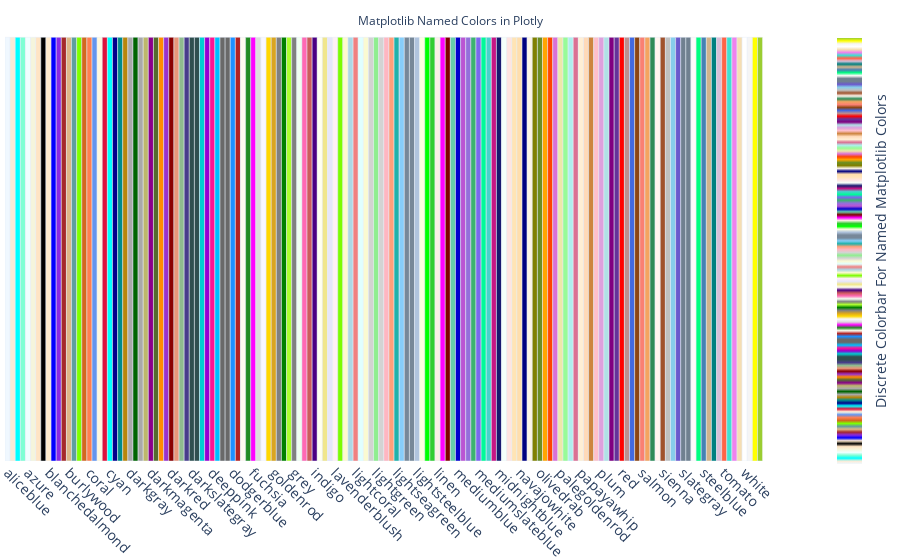

The code cell stored with this chart in its notebook:
### Code cell
"""
first things first, we want to be able to handle hex to rgb and rgb to hex. One of the benefits of using Jupyter notebooks is we can display the html colors
with the colorlover package and ipython's HTML import. 
https://github.com/jbs-public-function/vis/blob/master/vis/code/color/colorlover_utils.py
"""
matplotlib_named_colors = [[color_name, hex_string_to_rgb(color)] for color_name, color in cm.colors.cnames.items()]
color_name = [i[0] for i in matplotlib_named_colors]
color =  ['rgb{}'.format(i[-1]) for i in matplotlib_named_colors]

fig = make_subplots(specs=[[{'secondary_y': True}]])

fig.add_trace(go.Bar(x=color_name,
                     y=[1] * len(color),
                     width=[1]*len(color),
                     name='matplotlib colors in plotly',
                     marker_color=color), row=1, col=1)
z = np.linspace(0, 1, len(color))
cscale = list(zip(z, color))
discreet_colorbar_trace = go.Heatmap(
            z=[z], 
            x=color_name, 
            y=[None],
            colorscale=cscale, 
            colorbar = dict(thickness=25, 
                            tickvals=[None], 
                            titleside='right', 
                            yanchor='middle',
                            title='Discrete Colorbar For Named Matplotlib Colors',
                            y=0.47))

fig.add_trace(discreet_colorbar_trace, secondary_y=False)

fig.update_layout(
    title={'text':'Matplotlib Named Colors in Plotly', 'y':0.97, 'x':0.5, 'xanchor':'center', 'yanchor': 'top', 'font_size': 12},
    xaxis_tickfont_size=14,
    xaxis_tickangle=45,
    yaxis=dict(visible=False, showgrid=False),
    bargap=0.1,
    paper_bgcolor='rgba(0,0,0,0)',
    plot_bgcolor='rgba(0,0,0,0)',
    margin=go.layout.Margin( l=0, r=0, b=30, t=15),
    showlegend=False
)

fig.show()

### Figure 1 — Plotly figure (JSON) as saved in the notebook; plotly's stock layout.template omitted (floating-point values rounded to 4 significant figures; data arrays with more than 128 entries replaced by an {"elided": "..."} marker saying what was removed)
{"data": [{"marker": {"color": {"elided": "148 str values"}}, "name": "matplotlib colors in plotly", "type": "bar", "width": {"elided": "148 int values"}, "x": {"elided": "148 str values"}, "xaxis": "x", "y": {"elided": "148 int values"}, "yaxis": "y"}, {"colorbar": {"thickness": 25, "tickvals": [null], "title": {"side": "right", "text": "Discrete Colorbar For Named Matplotlib Colors"}, "y": 0.47, "yanchor": "middle"}, "colorscale": {"elided": "148x2 mixed values"}, "type": "heatmap", "x": {"elided": "148 str values"}, "xaxis": "x", "y": [null], "yaxis": "y", "z": {"elided": "1x148 float values"}}], "layout": {"bargap": 0.1, "margin": {"b": 30, "l": 0, "r": 0, "t": 15}, "paper_bgcolor": "rgba(0,0,0,0)", "plot_bgcolor": "rgba(0,0,0,0)", "showlegend": false, "title": {"font": {"size": 12}, "text": "Matplotlib Named Colors in Plotly", "x": 0.5, "xanchor": "center", "y": 0.97, "yanchor": "top"}, "xaxis": {"anchor": "y", "domain": [0, 0.94], "tickangle": 45, "tickfont": {"size": 14}}, "yaxis": {"anchor": "x", "domain": [0, 1], "showgrid": false, "visible": false}, "yaxis2": {"anchor": "x", "overlaying": "y", "side": "right"}}}
